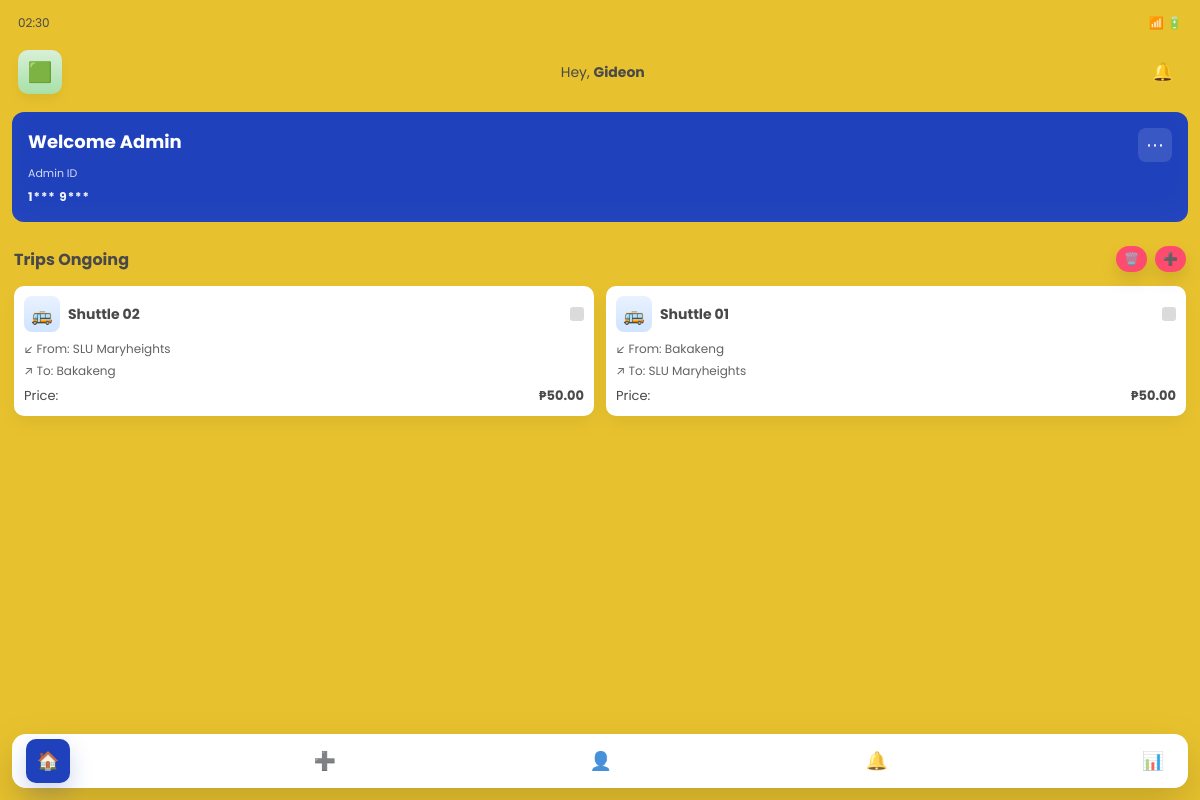
The app's page /app/admin/view/php/dashboard.php, older data.
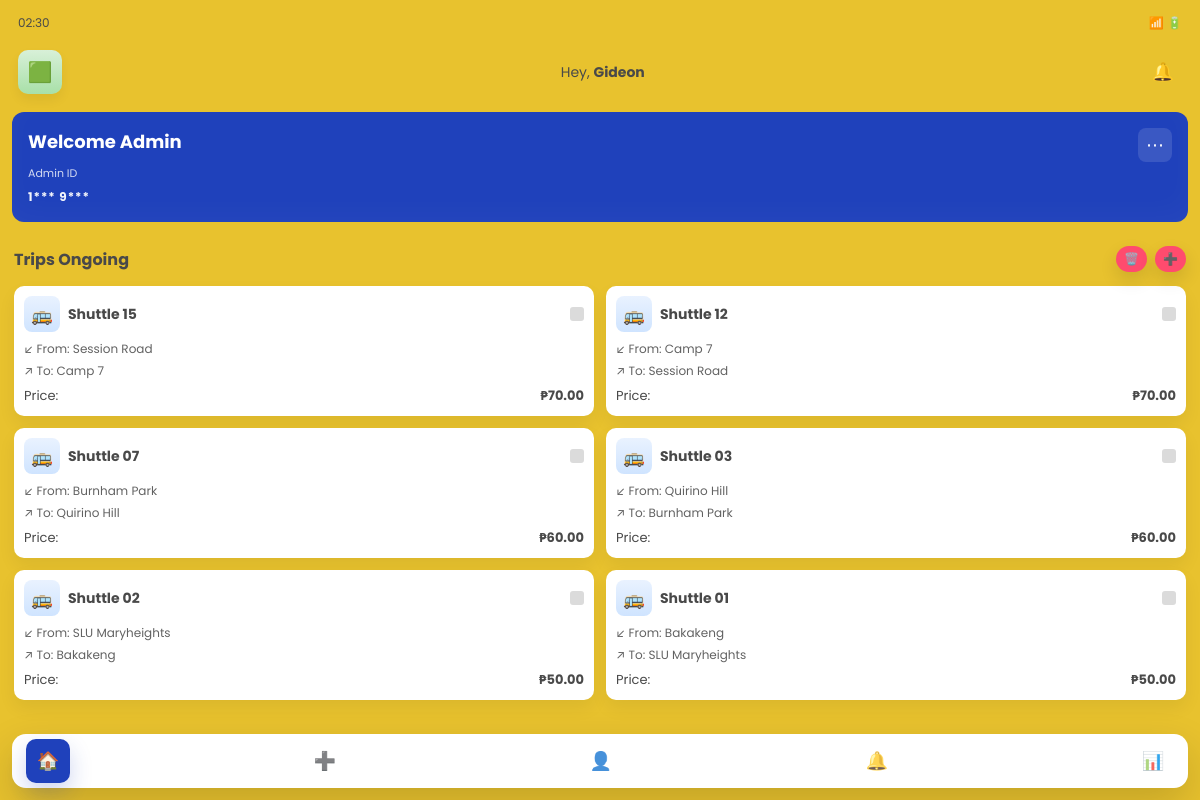
The same page, newer data.
### tables this page shows
CREATE TABLE IF NOT EXISTS `shuttles` (
  `id` int(11) NOT NULL AUTO_INCREMENT,
  `shuttle_number` varchar(100) DEFAULT NULL,
  `plate_number` varchar(50) DEFAULT NULL,
  `route` varchar(255) NOT NULL,
  `departure_time` time NOT NULL,
  `arrival_time` time DEFAULT NULL,
  `capacity` int(11) NOT NULL,
  `price` decimal(10,2) DEFAULT NULL,
  `status` enum('active','inactive','pending') DEFAULT 'active',
  `trip_date` date DEFAULT NULL,
  `notes` text DEFAULT NULL,
  `driver_id` int(11) DEFAULT NULL,
  `created_at` timestamp NULL DEFAULT current_timestamp(),
  `updated_at` timestamp NULL DEFAULT current_timestamp() ON UPDATE current_timestamp(),
  PRIMARY KEY (`id`),
  KEY `driver_id` (`driver_id`)
);

### app/model/Trip.php (called while the page is built, shortened)
<?php
class Trip {
    private $conn;
    private $table = 'shuttles';
    public function __construct($db) {
        $this->conn = $db;
    }
    public function getAllTrips() {
        $query = "SELECT s.*, d.name as driver_name FROM " . $this->table . " s
                  LEFT JOIN drivers d ON s.driver_id = d.id
                  ORDER BY s.id DESC";
        $result = $this->conn->query($query);
        $trips = [];
        while ($row = $result->fetch_assoc()) {
            $trips[] = $row;
        }
        return $trips;
    }
}

### app/admin/view/php/dashboard.php (the view, shortened to what this page needs)
<?php
require_once __DIR__ . '/../../../includes/db_connect.php';
require_once __DIR__ . '/../../model/Trip.php';
$trip = new Trip($conn);
$trips = $trip->getAllTrips();
?>
<!doctype html>
<html lang="en">
<head>
    <link rel="stylesheet" href="../css/style.css" />
</head>
<body class="dashboard-page">
<main class="dashboard-shell">
    <div class="dashboard-topbar">
        <div class="top-left">
            <span class="status-time">9:41</span>
        </div>
        <div class="top-right">
            <span class="status-icons">📶 🔋</span>
        </div>
    </div>
    <section class="dashboard-header">
        <div class="avatar">🟩</div>
        <div class="greeting">
            <div class="greeting-line">Hey, <strong>Gideon</strong></div>
        </div>
        <button class="icon-btn bell" aria-label="Notifications">🔔</button>
    </section>
    <section class="welcome-card" aria-label="Welcome">
        <div class="welcome-left">
            <h2>Welcome Admin</h2>
            <div class="admin-id">
                <span class="meta">Admin ID</span>
                <div class="id-value">1*** 9***</div>
            </div>
        </div>
        <button class="card-more" aria-label="More options" onclick="showWelcomeMenu(event)">⋯</button>
    </section>
    <section class="trips-section">
        <div class="trips-header">
            <h3>Trips Ongoing</h3>
            <div class="trips-actions">
                <button class="fab small" title="Delete" onclick="window.location.href='deleteTrip.html'">🗑️</button>
                <button class="fab small" title="Add" onclick="window.location.href='addTrip.html'">➕</button>
            </div>
        </div>
        <div class="trips-grid">
            <?php if (empty($trips)): ?>
                <p style="text-align: center; padding: 2rem; grid-column: 1/-1; color: #666;">No trips available. Add a new trip to get started!</p>
            <?php else: ?>
                <?php foreach ($trips as $tripData):
                    $routeParts = explode(' to ', $tripData['route']);
                    $from = isset($routeParts[0]) ? $routeParts[0] : 'N/A';
                    $to = isset($routeParts[1]) ? $routeParts[1] : 'N/A';
                    $shuttleNumber = htmlspecialchars($tripData['shuttle_number'] ?? 'Shuttle ' . $tripData['id']);
                    $price = number_format($tripData['price'] ?? 0, 2);
                    $tripId = $tripData['id'];
                ?>
                <article class="trip-card" onclick="editTrip(<?php echo $tripId; ?>)">
                    <div class="trip-card-top">
                        <div class="icon">🚌</div>
                        <div class="trip-title"><?php echo $shuttleNumber; ?></div>
                        <div class="status-dot <?php echo strtolower($tripData['status'] ?? 'active'); ?>"></div>
                    </div>
                    <div class="trip-body">
                        <div class="route">
                            <div class="from">↙ From: <?php echo htmlspecialchars($from); ?></div>
                            <div class="to">↗ To: <?php echo htmlspecialchars($to); ?></div>
                        </div>
                        <div class="price">
                            <span>Price:</span>
                            <strong>₱<?php echo $price; ?></strong>
                        </div>
                    </div>
                </article>
                <?php endforeach; ?>
            <?php endif; ?>
        </div>
    </section>
    <nav class="bottom-nav" role="navigation" aria-label="Main navigation">
        <button class="nav-item nav-item--active" onclick="navToPage('dashboard.php')" aria-label="Dashboard">🏠</button>
        <button class="nav-item" onclick="navToPage('addTrip.html')" aria-label="Add">➕</button>
        <button class="nav-item" onclick="navToPage('profile.html')" aria-label="Profile">👤</button>
        <button class="nav-item" onclick="navToPage('notifications.html')" aria-label="Notifications">🔔</button>
        <button class="nav-item" onclick="navToPage('trip_status.html')" aria-label="Status">📊</button>
    </nav>
</main>
</body>
</html>

Row changes from the older to the newer data that the page shows:
added shuttles: shuttle_number "Shuttle 15", route "Session Road", route "Camp 7", price "70.00"
added shuttles: shuttle_number "Shuttle 12", route "Camp 7", route "Session Road", price "70.00"
added shuttles: shuttle_number "Shuttle 07", route "Burnham Park", route "Quirino Hill", price "60.00"
added shuttles: shuttle_number "Shuttle 03", route "Quirino Hill", route "Burnham Park", price "60.00"
